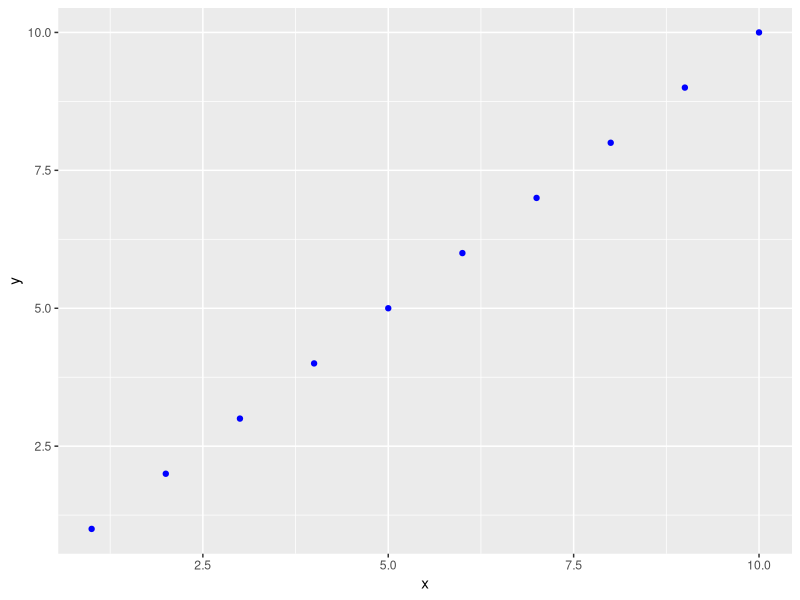

Recreate this plot in R.
## ---- chunk 1
1 + 1
## ---- chunk 2
#| echo: false
2 * 2
## ---- chunk 3
library(ggplot2)
mydata<-data.frame(x=1:10,y=1:10)
ggplot(mydata,aes(x=x,y=y))+
  geom_point(colour="blue")
